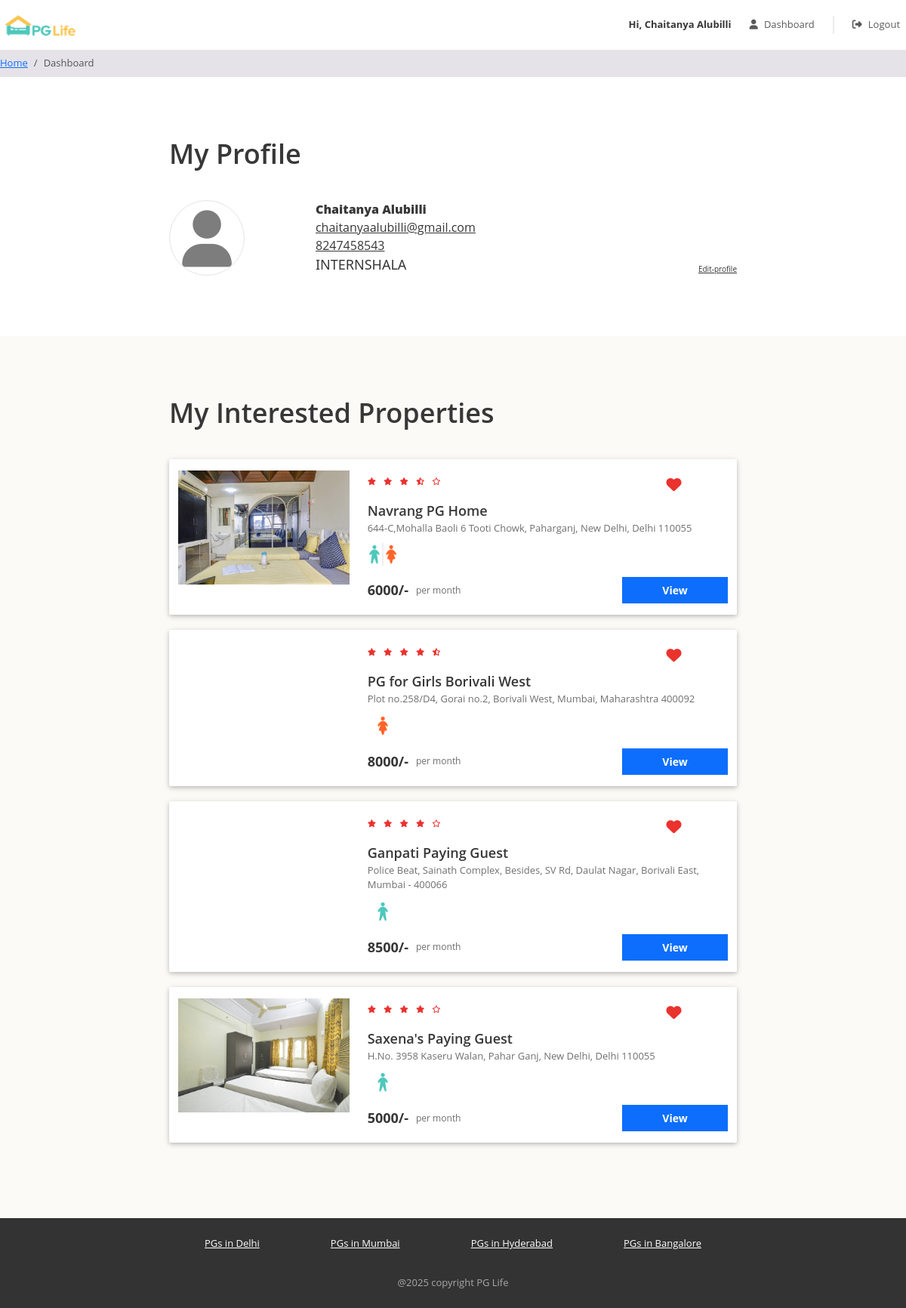
/dashboard.php (signed in), run on the app's committed database.
### tables this page shows
CREATE TABLE `users` (
  `id` int(11) NOT NULL,
  `fullname` varchar(100) NOT NULL,
  `email` varchar(50) NOT NULL,
  `password` varchar(100) NOT NULL,
  `phone_number` varchar(10) NOT NULL
);

CREATE TABLE `intrested_users_properties` (
  `id` int(11) NOT NULL,
  `user_id` int(11) NOT NULL,
  `property_id` int(11) NOT NULL
);

CREATE TABLE `properties` (
  `id` int(11) NOT NULL,
  `city_id` int(11) NOT NULL,
  `name` varchar(100) NOT NULL,
  `address` varchar(255) NOT NULL,
  `description` longtext NOT NULL,
  `gender` enum('male','female','unisex') NOT NULL,
  `rent` int(11) NOT NULL,
  `rating_clean` float(2,1) NOT NULL,
  `rating_food` float(2,1) NOT NULL,
  `rating_safety` float(2,1) NOT NULL
);

### dashboard.php (the view, shortened to what this page needs)
<?php
    require("includes/database_connect.php");
    $user_id=$_SESSION['user_id'];
    $sql_1="SELECT * FROM users WHERE id='$user_id'";
    $result_1=mysqli_query($conn,$sql_1);
    $user=mysqli_fetch_assoc($result_1);
    $sql_2="SELECT * FROM intrested_users_properties iup
            INNER JOIN properties p ON iup.property_id=p.id
            WHERE iup.user_id=$user_id";
    $result_2=mysqli_query($conn,$sql_2);
    $intrested_properties=mysqli_fetch_all($result_2,MYSQLI_ASSOC);
?>
<!DOCTYPE html>
<html lang="en">
<head>
    <?php
        include "includes/header_links.php";
    ?>
    <link rel="stylesheet" href="css/dashboard.css" type="text/css">
</head>
<body>
    <?php
        include "includes/header.php";
    ?>
    <nav aria-label="breadcrumb" >
        <ol class="breadcrumb py-2">
            <li class="breadcrumb-item">
                <a href="home.php">Home</a>
            </li>
            <li class="breadcrumb-item active" aria-current="page">
                Dashboard
            </li>
        </ol>
    </nav>
    <div class="my-profile page-container">
        <h1>My Profile</h1>
        <div class="row">
            <div class="col-md-3 profile-img-container">
                <i class="fas fa-user profile-img"></i>
            </div>
            <div class="col-md-9">
                <div class="row no-glutters justify-content-between align-items-end">
                    <div class="col-6 profile">
                        <div class="name">
                            <?php
                                echo $user['fullname'];
                            ?>
                        </div>
                        <div class="email">
                            <?php
                                echo $user['email'];
                            ?>
                        </div>
                        <div class="phonenumber">
                            <?php
                                echo $user['phone_number'];
                            ?>
                        </div>
                        <div class="college">INTERNSHALA</div>
                    </div>
                    <div class="col-6 edit">
                        <div class="edit-profile">Edit-profile</div>
                    </div>
                </div>
            </div>
        </div>
    </div>
        <div class="my-interested-properties">
            <div class="page-container">
                <h1>My Interested Properties</h1>
                <?php
                    foreach($intrested_properties as $property){
                        $property_images=glob("img/properties/".$property['id']."/*");
                ?>
                <div class="property-card property-id-<?php echo $property['id'] ; ?> row">
                    <div class="image-container col-md-4">
                        <img src="<?= $property_images[0] ?>" />
                    </div>
                    <div class="content-container col-md-8">
                        <div class="row no-gutters justify-content-between">
                            <?php
                                $total_rating=($property['rating_clean']+$property['rating_food']+$property['rating_safety'])/3;
                                $total_rating=round($total_rating,1);
                            ?>
                            <div class="star-container col-md-4" title="<?= $total_rating ?>">
                                <?php
                                    for($i=0 ;$i<5;$i++){
                                        if($total_rating >= $i + 0.8){
                                ?>        <i class="fas fa-star" ></i>
                                    <?php }
                                        elseif ($total_rating >= $i + 0.3) {
                                    ?>
                                            <i class="fas fa-star-half-alt" ></i>
                                    <?php }
                                        else{
                                    ?>
                                            <i class="far fa-star"></i>
                                    <?php }
                                    }
                                    ?>
                            </div>
                            <div class="interested-container col-md-4">
                                <i class="is-interested-image fas fa-heart" property_id="<?= $property['id'] ?>"></i>
                            </div>
                        </div>
                        <div class="detail-container">
                            <div class="property-name">
                                <?= $property['name'] ?>
                            </div>
                            <div class="property-address">
                                <?= $property['address'] ?>
                            </div>
                            <div class="property-gender">
                                <img src="img/<?= $property['gender'] ?>.png">
                            </div>
                        </div>
                        <div class="row no-gutters">
                            <div class="rent-container col-6">
                                <div class="rent"><?= $property['rent'] ?>/-</div>
                                <div class="rent-unit">per month</div>
                            </div>
                            <div class="button-container col-6">
                                <a href="property_detail.php?property_id=<?= $property['id'] ?>" class="btn btn-primary">View</a>
                            </div>
                        </div>
                    </div>
                </div>
                <?php } ?>
            </div>
        </div>
    <?php
        include "includes/footer.php";
    ?>
</body>
</html>

### css/common.css (style rules this page uses)
* { box-sizing: border-box; font-family: 'Open Sans', sans-serif; }
body { color: #373737; font-size: 16px; position: relative; }
h1, h2, h3, h4, h5, h6 { font-weight: 600; }
h1 { font-size: 36px; margin-bottom: 40px; }
.btn-primary, .btn-warning, .btn-danger { color: white; font-weight: bold; }
.breadcrumb { background-color: #e5e3e8; font-size: 13px; border-radius: 0px; margin-bottom: 0px; }
.page-container { max-width: 800px; padding: 80px 24px; margin: auto; }

### css/dashboard.css (style rules this page uses)
.page-container { height:1000%; }
.profile-img { color: #7d7d7d; font-size: 75px; text-align: center; border: 1px solid #e4e4e4; border-radius: 50%; height: 100px; width: 100px; line-height: 100px; }
.edit-profile { text-align: end; font-size: 10px; text-decoration: underline; cursor: pointer; }
.name { font-weight:900; }
.email, .phonenumber { font-weight:500; text-decoration: underline; }
.college { font-size:large; font-family:'Segoe UI', Tahoma, Geneva, Verdana, sans-serif ; }
.my-interested-properties { background-color: #fcfaf7; }
.property-card { background-color: #ffffff; border-radius: 2px; padding: 15px 0px; margin: 20px auto; box-shadow: 0 2px 5px 0 rgba(0, 0, 0, 0.16), 0 2px 10px 0 rgba(0, 0, 0, 0.12); }
.image-container { text-align: center; }
.image-container img { width: 100%; max-width: 300px; }
.star-container i { color: #EA322E; font-size: 10px; margin-right: 6px; }
.interested-container { text-align: center; padding: 8px 16px; }
.interested-container i { color: #EA322E; font-size: 20px; cursor: pointer; }
.detail-container { padding-bottom: 10px; }
.property-name { font-size: 18px; font-weight: 600; }
.property-address { color: #6f6f6f; font-size: 13px; padding-bottom: 5px; }
.property-gender img { width: 40px; }
.rent-container { display: flex; align-items: center; }
.rent { font-size: 18px; font-weight: bold; padding-right: 10px; }
.rent-unit { color: #6f6f6f; font-size: 12px; }
.button-container .btn { font-size: 14px; border-radius: 0px; width: 140px; float: right; }

### data on the page
users: fullname "Chaitanya Alubilli", email "chaitanyaalubilli@gmail.com", phone_number "8247458543"
intrested_users_properties: shows a picture, property.name "Navrang PG Home", property.address "644-C,Mohalla Baoli 6 Tooti Chowk, Paharganj, New Delhi, Delhi 110055", property.gender (picture), property.rent "6000"
intrested_users_properties: property.name "PG for Girls Borivali West", property.address "Plot no.258/D4, Gorai no.2, Borivali West, Mumbai, Maharashtra 400092", property.gender (picture), property.rent "8000"
intrested_users_properties: property.name "Ganpati Paying Guest", property.address "Police Beat, Sainath Complex, Besides, SV Rd, Daulat Nagar, Borivali East, Mumbai - 400066", property.gender (picture), property.rent "8500"
intrested_users_properties: shows a picture, property.name "Saxena's Paying Guest", property.address "H.No. 3958 Kaseru Walan, Pahar Ganj, New Delhi, Delhi 110055", property.gender (picture), property.rent "5000"

### other printed values
$_SESSION['fullname'] "Chaitanya Alubilli"
